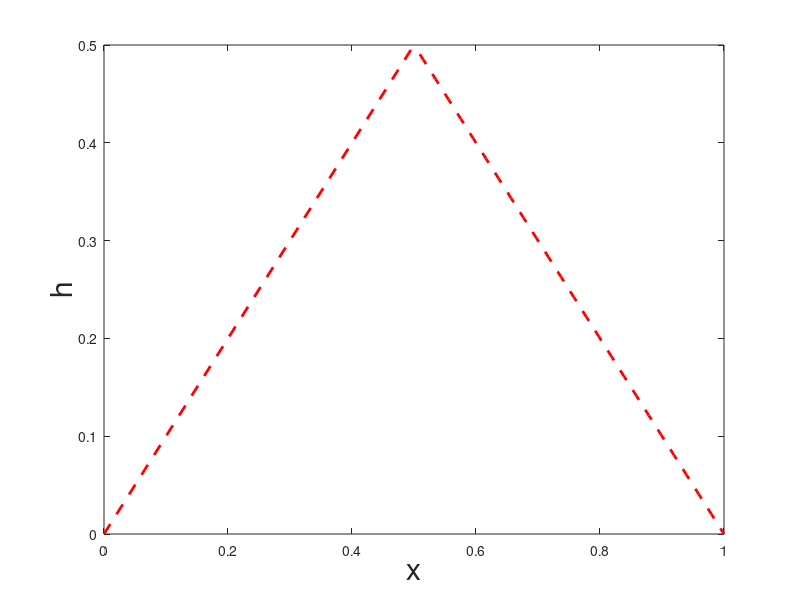

Here is the MATLAB script that generated this plot: (Note: this script raises an error after producing the figure.)
% Description: This MATLAB program solves the thin-film equation 
%           h_t + (h^2 h_xxx)_x = 0
% with nonzero contact angles and kinematic condition. The solution h(t,x) 
% is a function of space 'x' and time 't' and defined on a domain 
% omega=(x(1),x(n)) which depends on time. Details can be found in the 
% corresponding paper xxx in Journal of Computational Physics (submitted)
%
% written by Dirk Peschka
% GNU GPL 2

clear all

% set model & computational paramters
L     = 1.0;  % initial domain size (0,L)
T     = 0.2;  % final time
SL    = 1.0;  % negative spreading coefficient at x=x-
SR    = 1.0;  % negative spreading coefficient at x=x+
g1    = 0.0;  % tangential gravity
g2    = 0.0;  % normal gravity
nt    = 100;  % number of time steps
npoint= 100;  % number of vertices

% create element decomposition for FE method
x               =linspace(0,L,npoint)';% vertices
nelement        =npoint-1;             % no elements
nd(1:nelement,1)=1:npoint-1;           % id left point of an element
nd(1:nelement,2)=2:npoint;             % id right point of an element
local_mass_p1   =[1/3 1/6;1/6 1/3];    % mass matrix for reference [0,1]

% * create & remember initial data
h  = L/2-abs(L/2-x); 

hi = h;xi = x;
t  = 0;dt = T/nt;

% initial data
hold off
plot(xi,hi,'r--','LineWidth',2);
xlabel('x','FontSize',22);ylabel('h','FontSize',22);
hold on
for it=1:nt       
    % construct system matrices
    build_FE_matrices % script: matrices A,S,M,Dx for FEM
    build_ALE_matrix  % script: matrices for ALE decomposition
    
    % FE problem: build right-hand-side rhs & solve
    rhs=[zeros(npoint,1);S*h+M*(2*g2*h-g1*x)];
    rhs(ndof+1)=rhs(ndof+1)+(SL+(dh(  1)^2)/2)/abs(dh(  1));
    rhs(2*ndof)=rhs(2*ndof)+(SR+(dh(end)^2)/2)/abs(dh(end));
    u = A\rhs; % solve for u=(hdot,pi)^t
    
    % perform ALE decomposition & update solution
    U = (I-P)\u(1:ndof); % select only u, forget p
    h = h + dt*I*U;      % update h
    x = x + dt*X*U;      % update x
    
    % plot numerical solution
    if mod(it,10)==1
        plot(x,h,'b-','LineWidth',2);
        drawnow
    end
end
legend('initial','t > 0')
set(gca,'FontSize',22)
hold off